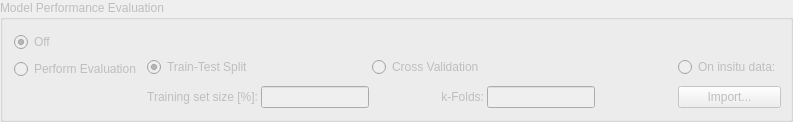
    <widget class="QGroupBox" name="Perf_Box">
     <property name="enabled">
      <bool>false</bool>
     </property>
     <property name="title">
      <string>Model Performance Evaluation</string>
     </property>
     <layout class="QGridLayout" name="gridLayout_10">
      <property name="rightMargin">
       <number>9</number>
      </property>
      <item row="1" column="0" rowspan="2">
       <widget class="QFrame" name="frame_4">
        <property name="sizePolicy">
         <sizepolicy hsizetype="Maximum" vsizetype="Preferred">
          <horstretch>0</horstretch>
          <verstretch>0</verstretch>
         </sizepolicy>
        </property>
        <property name="frameShape">
         <enum>QFrame::NoFrame</enum>
        </property>
        <property name="frameShadow">
         <enum>QFrame::Plain</enum>
        </property>
        <property name="lineWidth">
         <number>0</number>
        </property>
        <layout class="QGridLayout" name="gridLayout_12">
         <property name="leftMargin">
          <number>0</number>
         </property>
         <property name="topMargin">
          <number>0</number>
         </property>
         <property name="rightMargin">
          <number>0</number>
         </property>
         <property name="bottomMargin">
          <number>0</number>
         </property>
         <item row="1" column="0">
          <widget class="QRadioButton" name="radPerf">
           <property name="text">
            <string>Perform Evaluation</string>
           </property>
           <attribute name="buttonGroup">
            <string notr="true">rad_group_eval</string>
           </attribute>
          </widget>
         </item>
         <item row="0" column="0">
          <widget class="QRadioButton" name="radNoPerf">
           <property name="text">
            <string>Off</string>
           </property>
           <property name="checked">
            <bool>true</bool>
           </property>
           <attribute name="buttonGroup">
            <string notr="true">rad_group_eval</string>
           </attribute>
          </widget>
         </item>
        </layout>
       </widget>
      </item>
      <item row="1" column="2">
       <widget class="QLabel" name="label_3">
        <property name="text">
         <string/>
        </property>
       </widget>
      </item>
      <item row="3" column="0">
       <widget class="QLabel" name="label_4">
        <property name="text">
         <string/>
        </property>
       </widget>
      </item>
      <item row="2" column="2" rowspan="2">
       <widget class="QFrame" name="frame_PerfEvalOptions">
        <property name="sizePolicy">
         <sizepolicy hsizetype="Maximum" vsizetype="Preferred">
          <horstretch>0</horstretch>
          <verstretch>0</verstretch>
         </sizepolicy>
        </property>
        <property name="frameShape">
         <enum>QFrame::NoFrame</enum>
        </property>
        <property name="frameShadow">
         <enum>QFrame::Plain</enum>
        </property>
        <property name="lineWidth">
         <number>0</number>
        </property>
        <layout class="QGridLayout" name="gridLayout_11">
         <property name="leftMargin">
          <number>0</number>
         </property>
         <property name="topMargin">
          <number>0</number>
         </property>
         <property name="rightMargin">
          <number>0</number>
         </property>
         <property name="bottomMargin">
          <number>0</number>
         </property>
         <property name="horizontalSpacing">
          <number>3</number>
         </property>
         <property name="verticalSpacing">
          <number>9</number>
         </property>
         <item row="2" column="6">
          <widget class="QPushButton" name="pushImportValinsitu">
           <property name="enabled">
            <bool>false</bool>
           </property>
           <property name="text">
            <string>Import...</string>
           </property>
          </widget>
         </item>
         <item row="2" column="2">
          <widget class="QLabel" name="lblFolds">
           <property name="enabled">
            <bool>false</bool>
           </property>
           <property name="text">
            <string>k-Folds:</string>
           </property>
           <property name="alignment">
            <set>Qt::AlignRight|Qt::AlignTrailing|Qt::AlignVCenter</set>
           </property>
          </widget>
         </item>
         <item row="1" column="6">
          <widget class="QRadioButton" name="radValinsitu">
           <property name="enabled">
            <bool>false</bool>
           </property>
           <property name="text">
            <string>On insitu data:</string>
           </property>
           <attribute name="buttonGroup">
            <string notr="true">rad_group_splitstrat</string>
           </attribute>
          </widget>
         </item>
         <item row="1" column="0">
          <widget class="QRadioButton" name="radTrainTest">
           <property name="enabled">
            <bool>false</bool>
           </property>
           <property name="text">
            <string>Train-Test Split</string>
           </property>
           <property name="checked">
            <bool>true</bool>
           </property>
           <attribute name="buttonGroup">
            <string notr="true">rad_group_splitstrat</string>
           </attribute>
          </widget>
         </item>
         <item row="2" column="1">
          <widget class="QLineEdit" name="txtTrainSize">
           <property name="enabled">
            <bool>false</bool>
           </property>
           <property name="sizePolicy">
            <sizepolicy hsizetype="Maximum" vsizetype="Fixed">
             <horstretch>0</horstretch>
             <verstretch>0</verstretch>
            </sizepolicy>
           </property>
           <property name="maximumSize">
            <size>
             <width>16777215</width>
             <height>16777215</height>
            </size>
           </property>
           <property name="inputMethodHints">
            <set>Qt::ImhDigitsOnly</set>
           </property>
           <property name="maxLength">
            <number>2</number>
           </property>
           <property name="alignment">
            <set>Qt::AlignCenter</set>
           </property>
           <property name="placeholderText">
            <string/>
           </property>
          </widget>
         </item>
         <item row="2" column="0">
          <widget class="QLabel" name="lblTrainSize">
           <property name="enabled">
            <bool>false</bool>
           </property>
           <property name="text">
            <string>Training set size [%]:</string>
           </property>
           <property name="alignment">
            <set>Qt::AlignRight|Qt::AlignTrailing|Qt::AlignVCenter</set>
           </property>
          </widget>
         </item>
         <item row="1" column="2">
          <widget class="QRadioButton" name="radCrossVal">
           <property name="enabled">
            <bool>false</bool>
           </property>
           <property name="text">
            <string>Cross Validation</string>
           </property>
           <attribute name="buttonGroup">
            <string notr="true">rad_group_splitstrat</string>
           </attribute>
          </widget>
         </item>
         <item row="2" column="4">
          <widget class="QLineEdit" name="txtFolds">
           <property name="enabled">
            <bool>false</bool>
           </property>
           <property name="sizePolicy">
            <sizepolicy hsizetype="Maximum" vsizetype="Fixed">
             <horstretch>0</horstretch>
             <verstretch>0</verstretch>
            </sizepolicy>
           </property>
           <property name="maximumSize">
            <size>
             <width>16777215</width>
             <height>16777215</height>
            </size>
           </property>
           <property name="inputMethodHints">
            <set>Qt::ImhDigitsOnly</set>
           </property>
           <property name="maxLength">
            <number>2</number>
           </property>
           <property name="alignment">
            <set>Qt::AlignCenter</set>
           </property>
           <property name="placeholderText">
            <string/>
           </property>
          </widget>
         </item>
         <item row="2" column="5">
          <spacer name="horizontalSpacer_6">
           <property name="orientation">
            <enum>Qt::Horizontal</enum>
           </property>
           <property name="sizeType">
            <enum>QSizePolicy::Expanding</enum>
           </property>
           <property name="sizeHint" stdset="0">
            <size>
             <width>80</width>
             <height>20</height>
            </size>
           </property>
          </spacer>
         </item>
        </layout>
       </widget>
      </item>
     </layout>
    </widget>
